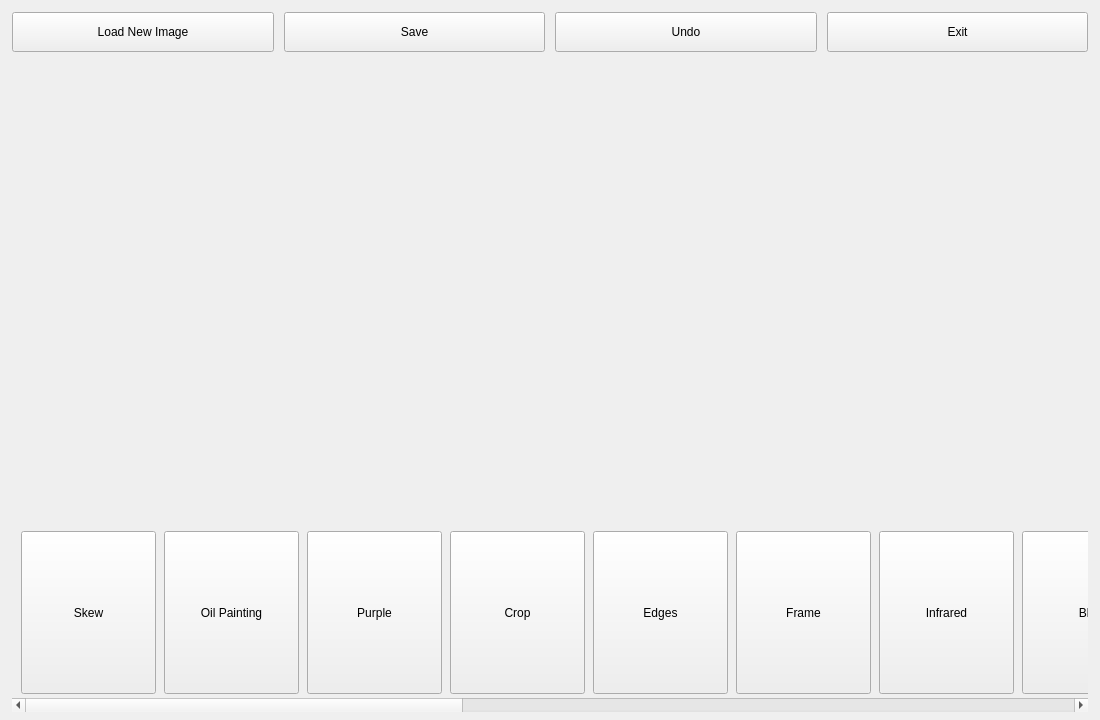
<?xml version="1.0" encoding="UTF-8"?>
<ui version="4.0">
 <class>FilterWindow</class>
 <widget class="QWidget" name="FilterWindow">
  <property name="geometry"><rect><x>0</x><y>0</y><width>1100</width><height>720</height></rect></property>
  <property name="minimumSize"><size><width>640</width><height>480</height></size></property>
  <property name="windowTitle"><string>Baby Photoshop</string></property>
  <property name="styleSheet">
   <string notr="true">QWidget#FilterWindow { background-color: #000000; }
QPushButton, QToolButton { background-color: #0D3B1E; color: #FFFFFF; font-weight: bold; border-radius: 6px; }
QPushButton { padding: 8px 24px; }
QToolButton { padding: 8px; }
QPushButton:hover, QToolButton:hover { background-color: #14552d; }
QPushButton:pressed, QToolButton:pressed { background-color: #092a15; }
QScrollArea { background: transparent; border: none; }
QScrollArea &gt; QWidget &gt; QWidget { background: transparent; }
QLabel#imageLabel { color: #CCCCCC; }</string>
  </property>
  <layout class="QVBoxLayout" name="mainLayout" stretch="0,1,0">
   <property name="spacing"><number>10</number></property>
   <property name="leftMargin"><number>12</number></property>
   <property name="topMargin"><number>12</number></property>
   <property name="rightMargin"><number>12</number></property>
   <property name="bottomMargin"><number>8</number></property>
   <item>
    <layout class="QHBoxLayout" name="topBarLayout">
     <item>
      <widget class="QPushButton" name="loadPushButton">
       <property name="sizePolicy">
        <sizepolicy hsizetype="Expanding" vsizetype="Fixed"><horstretch>1</horstretch><verstretch>0</verstretch></sizepolicy>
       </property>
       <property name="minimumSize"><size><width>0</width><height>40</height></size></property>
       <property name="cursor"><cursorShape>PointingHandCursor</cursorShape></property>
       <property name="text"><string>Load New Image</string></property>
      </widget>
     </item>
     <item>
      <widget class="QPushButton" name="savePushButton">
       <property name="sizePolicy">
        <sizepolicy hsizetype="Expanding" vsizetype="Fixed"><horstretch>1</horstretch><verstretch>0</verstretch></sizepolicy>
       </property>
       <property name="minimumSize"><size><width>0</width><height>40</height></size></property>
       <property name="cursor"><cursorShape>PointingHandCursor</cursorShape></property>
       <property name="text"><string>Save</string></property>
      </widget>
     </item>
     <item>
      <widget class="QPushButton" name="undoPushButton">
       <property name="sizePolicy">
        <sizepolicy hsizetype="Expanding" vsizetype="Fixed"><horstretch>1</horstretch><verstretch>0</verstretch></sizepolicy>
       </property>
       <property name="minimumSize"><size><width>0</width><height>40</height></size></property>
       <property name="cursor"><cursorShape>PointingHandCursor</cursorShape></property>
       <property name="text"><string>Undo</string></property>
      </widget>
     </item>
     <item>
      <widget class="QPushButton" name="exitPushButton">
       <property name="sizePolicy">
        <sizepolicy hsizetype="Expanding" vsizetype="Fixed"><horstretch>1</horstretch><verstretch>0</verstretch></sizepolicy>
       </property>
       <property name="minimumSize"><size><width>0</width><height>40</height></size></property>
       <property name="cursor"><cursorShape>PointingHandCursor</cursorShape></property>
       <property name="text"><string>Exit</string></property>
      </widget>
     </item>
    </layout>
   </item>
   <item>
    <widget class="QLabel" name="imageLabel">
     <property name="sizePolicy">
      <sizepolicy hsizetype="Ignored" vsizetype="Ignored"><horstretch>1</horstretch><verstretch>1</verstretch></sizepolicy>
     </property>
     <property name="minimumSize"><size><width>200</width><height>150</height></size></property>
     <property name="text"><string/></property>
     <property name="alignment"><set>Qt::AlignCenter</set></property>
    </widget>
   </item>
   <item>
    <widget class="QScrollArea" name="filterScrollArea">
     <property name="minimumSize"><size><width>0</width><height>185</height></size></property>
     <property name="maximumSize"><size><width>16777215</width><height>185</height></size></property>
     <property name="frameShape"><enum>QFrame::NoFrame</enum></property>
     <property name="verticalScrollBarPolicy"><enum>Qt::ScrollBarAlwaysOff</enum></property>
     <property name="horizontalScrollBarPolicy"><enum>Qt::ScrollBarAsNeeded</enum></property>
     <property name="widgetResizable"><bool>true</bool></property>
     <widget class="QWidget" name="scrollAreaWidgetContents">
      <layout class="QHBoxLayout" name="filtersLayout">
       <property name="spacing"><number>8</number></property>
       <property name="topMargin"><number>4</number></property>
       <property name="bottomMargin"><number>4</number></property>
       <item>
        <widget class="QToolButton" name="skewButton">
         <property name="minimumSize"><size><width>135</width><height>135</height></size></property>
         <property name="maximumSize"><size><width>170</width><height>170</height></size></property>
         <property name="cursor"><cursorShape>PointingHandCursor</cursorShape></property>
         <property name="text"><string>Skew</string></property>
         <property name="icon">
          <iconset resource="resources.qrc"><normaloff>:/skew.png</normaloff>:/skew.png</iconset>
         </property>
         <property name="iconSize"><size><width>80</width><height>80</height></size></property>
         <property name="toolButtonStyle"><enum>Qt::ToolButtonTextUnderIcon</enum></property>
        </widget>
       </item>
       <item>
        <widget class="QToolButton" name="oilButton">
         <property name="minimumSize"><size><width>135</width><height>135</height></size></property>
         <property name="maximumSize"><size><width>170</width><height>170</height></size></property>
         <property name="cursor"><cursorShape>PointingHandCursor</cursorShape></property>
         <property name="text"><string>Oil Painting</string></property>
         <property name="icon">
          <iconset resource="resources.qrc"><normaloff>:/oil.png</normaloff>:/oil.png</iconset>
         </property>
         <property name="iconSize"><size><width>80</width><height>80</height></size></property>
         <property name="toolButtonStyle"><enum>Qt::ToolButtonTextUnderIcon</enum></property>
        </widget>
       </item>
       <item>
        <widget class="QToolButton" name="purpleButton">
         <property name="minimumSize"><size><width>135</width><height>135</height></size></property>
         <property name="maximumSize"><size><width>170</width><height>170</height></size></property>
         <property name="cursor"><cursorShape>PointingHandCursor</cursorShape></property>
         <property name="text"><string>Purple</string></property>
         <property name="icon">
          <iconset resource="resources.qrc"><normaloff>:/purple.png</normaloff>:/purple.png</iconset>
         </property>
         <property name="iconSize"><size><width>80</width><height>80</height></size></property>
         <property name="toolButtonStyle"><enum>Qt::ToolButtonTextUnderIcon</enum></property>
        </widget>
       </item>
       <item>
        <widget class="QToolButton" name="cropButton">
         <property name="minimumSize"><size><width>135</width><height>135</height></size></property>
         <property name="maximumSize"><size><width>170</width><height>170</height></size></property>
         <property name="cursor"><cursorShape>PointingHandCursor</cursorShape></property>
         <property name="text"><string>Crop</string></property>
         <property name="icon">
          <iconset resource="resources.qrc"><normaloff>:/crop.png</normaloff>:/crop.png</iconset>
         </property>
         <property name="iconSize"><size><width>80</width><height>80</height></size></property>
         <property name="toolButtonStyle"><enum>Qt::ToolButtonTextUnderIcon</enum></property>
        </widget>
       </item>
       <item>
        <widget class="QToolButton" name="edgesButton">
         <property name="minimumSize"><size><width>135</width><height>135</height></size></property>
         <property name="maximumSize"><size><width>170</width><height>170</height></size></property>
         <property name="cursor"><cursorShape>PointingHandCursor</cursorShape></property>
         <property name="text"><string>Edges</string></property>
         <property name="icon">
          <iconset resource="resources.qrc"><normaloff>:/edges.png</normaloff>:/edges.png</iconset>
         </property>
         <property name="iconSize"><size><width>80</width><height>80</height></size></property>
         <property name="toolButtonStyle"><enum>Qt::ToolButtonTextUnderIcon</enum></property>
        </widget>
       </item>
       <item>
        <widget class="QToolButton" name="frameButton">
         <property name="minimumSize"><size><width>135</width><height>135</height></size></property>
         <property name="maximumSize"><size><width>170</width><height>170</height></size></property>
         <property name="cursor"><cursorShape>PointingHandCursor</cursorShape></property>
         <property name="text"><string>Frame</string></property>
         <property name="icon">
          <iconset resource="resources.qrc"><normaloff>:/frame.png</normaloff>:/frame.png</iconset>
         </property>
         <property name="iconSize"><size><width>80</width><height>80</height></size></property>
         <property name="toolButtonStyle"><enum>Qt::ToolButtonTextUnderIcon</enum></property>
        </widget>
       </item>
       <item>
        <widget class="QToolButton" name="infraredButton">
         <property name="minimumSize"><size><width>135</width><height>135</height></size></property>
         <property name="maximumSize"><size><width>170</width><height>170</height></size></property>
         <property name="cursor"><cursorShape>PointingHandCursor</cursorShape></property>
         <property name="text"><string>Infrared</string></property>
         <property name="icon">
          <iconset resource="resources.qrc"><normaloff>:/infrared.png</normaloff>:/infrared.png</iconset>
         </property>
         <property name="iconSize"><size><width>80</width><height>80</height></size></property>
         <property name="toolButtonStyle"><enum>Qt::ToolButtonTextUnderIcon</enum></property>
        </widget>
       </item>
       <item>
        <widget class="QToolButton" name="blurButton">
         <property name="minimumSize"><size><width>135</width><height>135</height></size></property>
         <property name="maximumSize"><size><width>170</width><height>170</height></size></property>
         <property name="cursor"><cursorShape>PointingHandCursor</cursorShape></property>
         <property name="text"><string>Blur</string></property>
         <property name="icon">
          <iconset resource="resources.qrc"><normaloff>:/blur.png</normaloff>:/blur.png</iconset>
         </property>
         <property name="iconSize"><size><width>80</width><height>80</height></size></property>
         <property name="toolButtonStyle"><enum>Qt::ToolButtonTextUnderIcon</enum></property>
        </widget>
       </item>
       <item>
        <widget class="QToolButton" name="sunlightButton">
         <property name="minimumSize"><size><width>135</width><height>135</height></size></property>
         <property name="maximumSize"><size><width>170</width><height>170</height></size></property>
         <property name="cursor"><cursorShape>PointingHandCursor</cursorShape></property>
         <property name="text"><string>Sunlight</string></property>
         <property name="icon">
          <iconset resource="resources.qrc"><normaloff>:/sunlight.png</normaloff>:/sunlight.png</iconset>
         </property>
         <property name="iconSize"><size><width>80</width><height>80</height></size></property>
         <property name="toolButtonStyle"><enum>Qt::ToolButtonTextUnderIcon</enum></property>
        </widget>
       </item>
       <item>
        <widget class="QToolButton" name="mergeButton">
         <property name="minimumSize"><size><width>135</width><height>135</height></size></property>
         <property name="maximumSize"><size><width>170</width><height>170</height></size></property>
         <property name="cursor"><cursorShape>PointingHandCursor</cursorShape></property>
         <property name="text"><string>Merge</string></property>
         <property name="icon">
          <iconset resource="resources.qrc"><normaloff>:/merge.png</normaloff>:/merge.png</iconset>
         </property>
         <property name="iconSize"><size><width>80</width><height>80</height></size></property>
         <property name="toolButtonStyle"><enum>Qt::ToolButtonTextUnderIcon</enum></property>
        </widget>
       </item>
       <item>
        <widget class="QToolButton" name="resizeButton">
         <property name="minimumSize"><size><width>135</width><height>135</height></size></property>
         <property name="maximumSize"><size><width>170</width><height>170</height></size></property>
         <property name="cursor"><cursorShape>PointingHandCursor</cursorShape></property>
         <property name="text"><string>Resize</string></property>
         <property name="icon">
          <iconset resource="resources.qrc"><normaloff>:/resize.png</normaloff>:/resize.png</iconset>
         </property>
         <property name="iconSize"><size><width>80</width><height>80</height></size></property>
         <property name="toolButtonStyle"><enum>Qt::ToolButtonTextUnderIcon</enum></property>
        </widget>
       </item>
       <item>
        <widget class="QToolButton" name="bwButton">
         <property name="minimumSize"><size><width>135</width><height>135</height></size></property>
         <property name="maximumSize"><size><width>170</width><height>170</height></size></property>
         <property name="cursor"><cursorShape>PointingHandCursor</cursorShape></property>
         <property name="text"><string>Black &amp;&amp; White</string></property>
         <property name="icon">
          <iconset resource="resources.qrc"><normaloff>:/bw.png</normaloff>:/bw.png</iconset>
         </property>
         <property name="iconSize"><size><width>80</width><height>80</height></size></property>
         <property name="toolButtonStyle"><enum>Qt::ToolButtonTextUnderIcon</enum></property>
        </widget>
       </item>
       <item>
        <widget class="QToolButton" name="darkLightButton">
         <property name="minimumSize"><size><width>135</width><height>135</height></size></property>
         <property name="maximumSize"><size><width>170</width><height>170</height></size></property>
         <property name="cursor"><cursorShape>PointingHandCursor</cursorShape></property>
         <property name="text"><string>Darken / Lighten</string></property>
         <property name="icon">
          <iconset resource="resources.qrc"><normaloff>:/darkLight.png</normaloff>:/darkLight.png</iconset>
         </property>
         <property name="iconSize"><size><width>80</width><height>80</height></size></property>
         <property name="toolButtonStyle"><enum>Qt::ToolButtonTextUnderIcon</enum></property>
        </widget>
       </item>
       <item>
        <widget class="QToolButton" name="invertButton">
         <property name="minimumSize"><size><width>135</width><height>135</height></size></property>
         <property name="maximumSize"><size><width>170</width><height>170</height></size></property>
         <property name="cursor"><cursorShape>PointingHandCursor</cursorShape></property>
         <property name="text"><string>Invert</string></property>
         <property name="icon">
          <iconset resource="resources.qrc"><normaloff>:/invert.png</normaloff>:/invert.png</iconset>
         </property>
         <property name="iconSize"><size><width>80</width><height>80</height></size></property>
         <property name="toolButtonStyle"><enum>Qt::ToolButtonTextUnderIcon</enum></property>
        </widget>
       </item>
       <item>
        <widget class="QToolButton" name="tvButton">
         <property name="minimumSize"><size><width>135</width><height>135</height></size></property>
         <property name="maximumSize"><size><width>170</width><height>170</height></size></property>
         <property name="cursor"><cursorShape>PointingHandCursor</cursorShape></property>
         <property name="text"><string>Television</string></property>
         <property name="icon">
          <iconset resource="resources.qrc"><normaloff>:/tv.png</normaloff>:/tv.png</iconset>
         </property>
         <property name="iconSize"><size><width>80</width><height>80</height></size></property>
         <property name="toolButtonStyle"><enum>Qt::ToolButtonTextUnderIcon</enum></property>
        </widget>
       </item>
       <item>
        <widget class="QToolButton" name="rotateButton">
         <property name="minimumSize"><size><width>135</width><height>135</height></size></property>
         <property name="maximumSize"><size><width>170</width><height>170</height></size></property>
         <property name="cursor"><cursorShape>PointingHandCursor</cursorShape></property>
         <property name="text"><string>Rotate</string></property>
         <property name="icon">
          <iconset resource="resources.qrc"><normaloff>:/rotate.png</normaloff>:/rotate.png</iconset>
         </property>
         <property name="iconSize"><size><width>80</width><height>80</height></size></property>
         <property name="toolButtonStyle"><enum>Qt::ToolButtonTextUnderIcon</enum></property>
        </widget>
       </item>
       <item>
        <widget class="QToolButton" name="flipButton">
         <property name="minimumSize"><size><width>135</width><height>135</height></size></property>
         <property name="maximumSize"><size><width>170</width><height>170</height></size></property>
         <property name="cursor"><cursorShape>PointingHandCursor</cursorShape></property>
         <property name="text"><string>Flip</string></property>
         <property name="icon">
          <iconset resource="resources.qrc"><normaloff>:/flip.png</normaloff>:/flip.png</iconset>
         </property>
         <property name="iconSize"><size><width>80</width><height>80</height></size></property>
         <property name="toolButtonStyle"><enum>Qt::ToolButtonTextUnderIcon</enum></property>
        </widget>
       </item>
       <item>
        <widget class="QToolButton" name="grayscaleButton">
         <property name="minimumSize"><size><width>135</width><height>135</height></size></property>
         <property name="maximumSize"><size><width>170</width><height>170</height></size></property>
         <property name="cursor"><cursorShape>PointingHandCursor</cursorShape></property>
         <property name="text"><string>Grayscale</string></property>
         <property name="icon">
          <iconset resource="resources.qrc"><normaloff>:/grayscale.png</normaloff>:/grayscale.png</iconset>
         </property>
         <property name="iconSize"><size><width>80</width><height>80</height></size></property>
         <property name="toolButtonStyle"><enum>Qt::ToolButtonTextUnderIcon</enum></property>
        </widget>
       </item>
      </layout>
     </widget>
    </widget>
   </item>
  </layout>
 </widget>
 <resources>
  <include location="resources.qrc"/>
 </resources>
 <connections/>
</ui>
